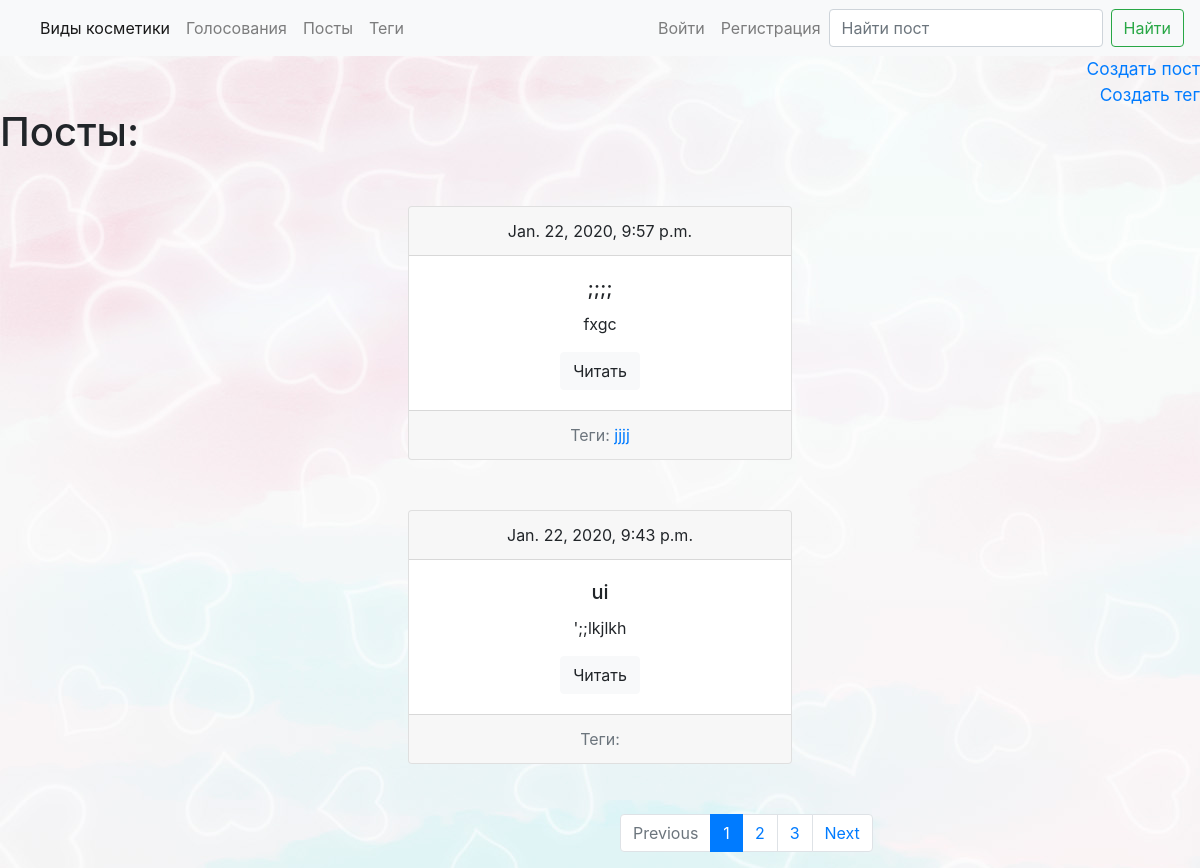
The page /posts/ on the database as committed earlier.
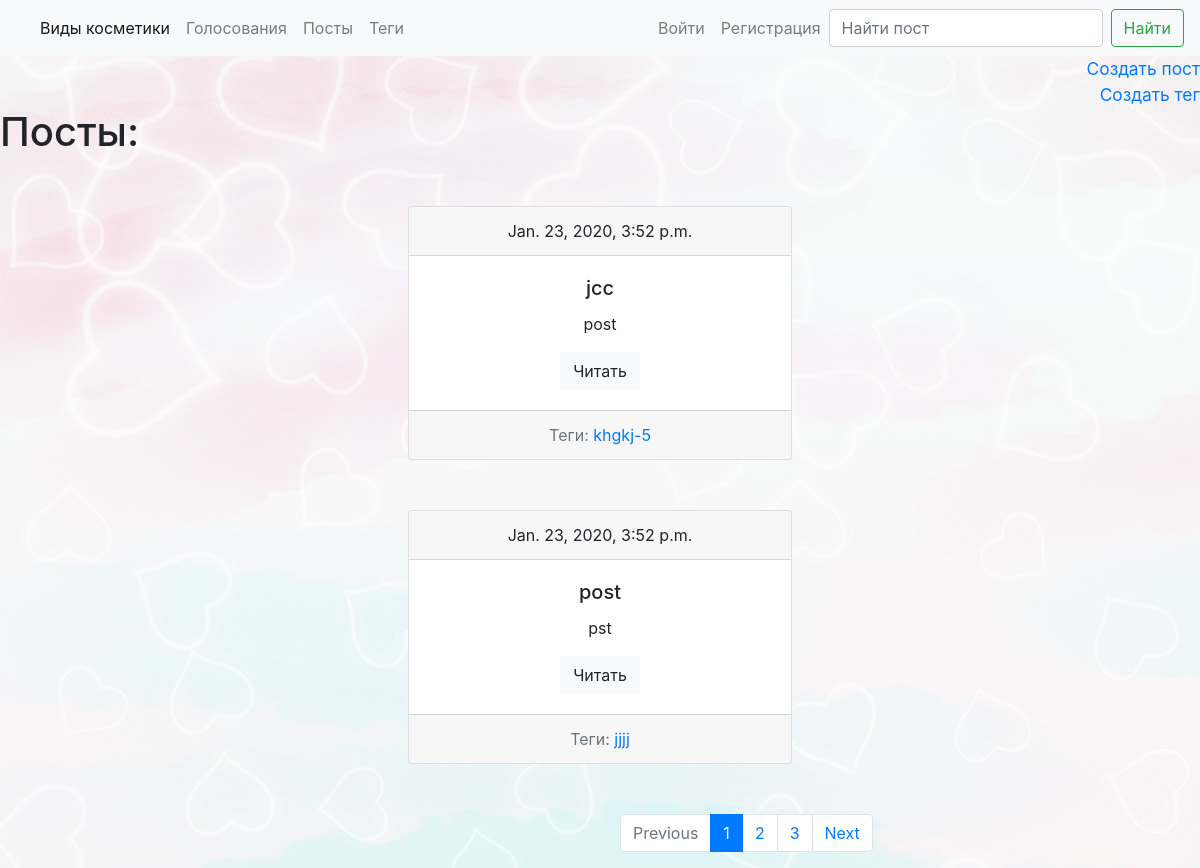
The same page on the database as committed later.
### postapp/models.py (models this page shows, shortened)
class Post(models.Model):
    title = models.CharField(max_length=150, db_index=True)
    slug = models.SlugField(max_length=150,unique=True)
    body = models.TextField(blank=True, db_index=True)
    date_pub = models.DateTimeField(auto_now_add=True)
    tags = models.ManyToManyField('Tag', blank=True, related_name='posts')
    user = models.ForeignKey(User, on_delete=models.CASCADE, default=1)
    def get_absolute_url(self):
        return reverse('postapp:post_detail', kwargs={'slug': self.slug})
    class Meta:
        ordering = ['-date_pub']

class Tag(models.Model):
    title = models.CharField(max_length=50)
    slug = models.SlugField(max_length=50, unique=True)
    user = models.ForeignKey(User, on_delete=models.CASCADE, default=1)
    def get_absolute_url(self):
        return reverse('postapp:tag_detail', kwargs={'slug': self.slug})
    class Meta:
        ordering = ['title']

### postapp/views.py (the view)
# urls.py: path('', views.posts_list, name='posts_list'),
def posts_list(request):
    search_query = request.GET.get('search','')
    if search_query:
        posts = Post.objects.filter(Q(title__icontains=search_query) | Q(body__icontains=search_query))
    else:
        posts = Post.objects.all()
    paginator = Paginator(posts,2)
    page_number = request.GET.get('page',1)
    page = paginator.get_page(page_number)
    is_paginated = page.has_other_pages()
    if page.has_previous():
        previous_url = '?page={}'.format(page.previous_page_number())
    else:
        previous_url = ''
    if page.has_next():
        next_url = '?page={}'.format(page.next_page_number())
    else:
        next_url = ''
    context = {
        'page_object': page,
        'is_paginated': is_paginated,
        'previous_url': previous_url,
        'next_url': next_url,
        'search_query':search_query,
    }
    return render(request,'postapp/index.html',context=context)

### postapp/templates/postapp/index.html (shortened to what this page needs)
{% extends 'base.html' %}
{% block content %}
  <div style="text-align: right; font-size: 13pt">
    <a href="{% url 'postapp:post_create' %}">Создать пост</a>
  </div>
  <div style="text-align: right; font-size: 13pt">
    <a href="{% url 'postapp:tag_create' %}">Создать тег</a>
  </div>
  <h1 class="mb-5">Посты:</h1>
  {% for post in page_object.object_list %}
      {% include 'postapp/includes/post_card.html' %}
  {% endfor %}
  {% if is_paginated %}
    {% if not search_query %}
      <nav aria-label="..." style="margin-left: 620px; margin-top: 50px;">
        <ul class="pagination">
          <li class="page-item {% if not previous_url %} disabled {% endif %}">
            <a class="page-link" href="{{ previous_url }}" tabindex="-1" aria-disabled="true">Previous</a>
          </li>
          {% for n in page_object.paginator.page_range %}
            {% if page_object.number == n %}
              <li class="page-item active" aria-current="page">
                <a class="page-link" href="?page={{n}}">{{n}} <span class="sr-only">(current)</span></a>
              </li>
            {% elif n > page_object.number|add:-3 and n < page_object.number|add:3 %}
              <li class="page-item"><a class="page-link" href="?page={{n}}">{{n}}</a></li>
            {% endif %}
          {% endfor %}
            <li class="page-item {% if not next_url %} disabled {% endif %}">
              <a class="page-link" href="{{ next_url }}">Next</a>
            </li>
        </ul>
      </nav>
    {% endif %}
  {% endif %}
{% endblock %}

### postapp/templates/postapp/includes/post_card.html
<div class="card" style="width: 24rem; text-align: center; margin-left: auto; margin-right: auto; margin-top: 50px; margin-bottom: 50px;">
    <div class="card-header">
        {{ post.date_pub }}
    </div>
    <div class="card-body">
        <h5 class="card-title">{{ post.title }}</h5>
        <p class="card-text">{{post.body|truncatewords:15}}</p>
        <a href="{{ post.get_absolute_url }}" class="btn btn-light">Читать</a>
    </div>
    <div class="card-footer text-muted">
        Теги:
        {% for tag in post.tags.all %}
            <a href="{{tag.get_absolute_url}}">{{tag.title}}</a>
        {% endfor %}
    </div>
</div>

Rows that differ between the two databases and show on the page:
no longer on this page (row unchanged): Post: date_pub "Jan. 22, 2020, 9:57 p.m.", title ";;;;", body "fxgc", Tag (title "jjjj")
no longer on this page (row unchanged): Post: date_pub "Jan. 22, 2020, 9:43 p.m.", title "ui", body "';;lkjlkh"
added Post: date_pub "Jan. 23, 2020, 3:52 p.m.", title "jcc", body "post"
now on this page (row unchanged): Tag: title "khgkj-5", shown under "Jan. 23, 2020, 3:52 p.m."
added Post: date_pub "Jan. 23, 2020, 3:52 p.m.", title "post", body "pst", Tag (title "jjjj")
